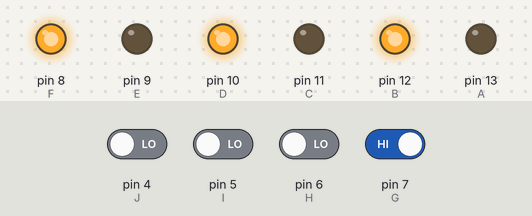
A sketch run on a simulated Arduino Uno, built with avr-gcc and run on an emulated ATmega328P. Shown: output pins drawn as LEDs (lit = HIGH). Dashed ring = blinking. The test bench sets the inputs (shaded band); at power-on: pin 7 (G) HIGH, pin 4 (J), pin 5 (I), pin 6 (H) LOW.

Above: at 3.8 s.
3.9 s: pin 6 (H) driven HIGH
At 7.4 s:
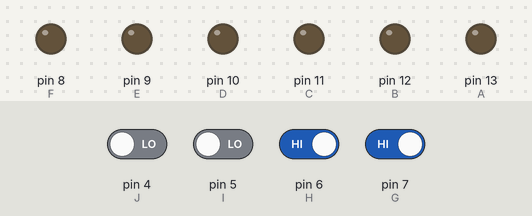
7.8 s: pin 5 (I) driven HIGH
11.3 s: pin 7 (G) driven LOW
At 13.8 s:
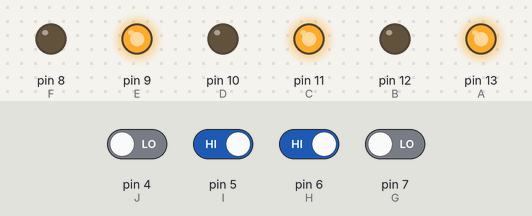
20.6 s: pin 7 (G) driven HIGH
At 21.75 s:
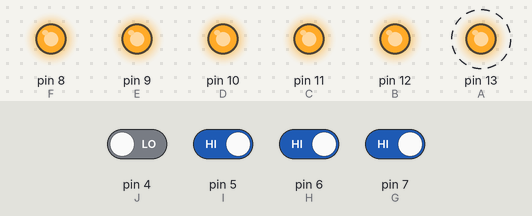
24.1 s: pin 4 (J) driven HIGH
At 24.25 s:
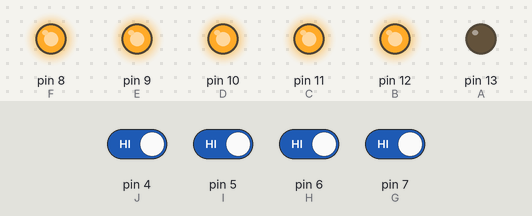
27.6 s: pin 4 (J) driven LOW
At 28.35 s:
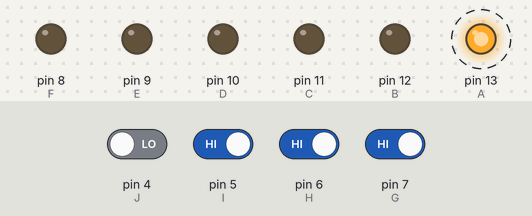
Timing chart, 0 to 32.1 s (numbered marks = the images above; inputs shaded):
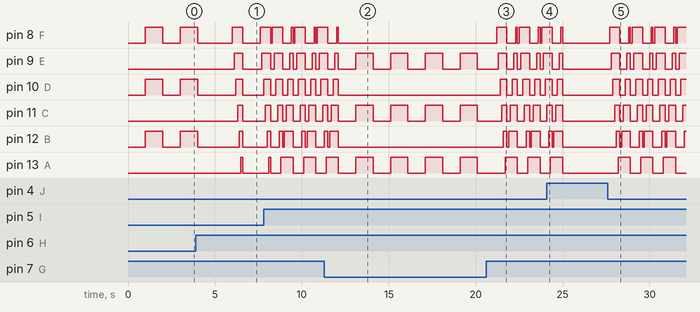

The sketch:

CuaicalA_Tarea1.ino
```cpp
/*  UNIVERSIDAD TECNICA DEL NORTE
             FICA-CITEL
         SISTEMAS EMBEBIDOS
  Nombre: Cuaical Reascos Adonis Germanico
  Fecha: 23/11/2020
Ejercicio:
Juego #1

Se usan 6 leds, de los cuales se encienden los pares por 10 ocasiones

Juego #2

Se usan 6 leds, de los cuales se encienden los impartes por 10 ocasiones

Juego #3

Se encienden secuencialmente cada uno ellos (flexible a su criterio)

Juego #4

Para esta sección se decidió encender los leds secuencialmente de izquierda a aderecha, una vez llegue al final,
regrese encendiendo y apagando los leds hasta que cambiemos el estados del switch.
*/
const int A = 13;
const int B = 12;
const int C = 11;
const int D = 10;
const int E = 9;
const int F = 8;
const int G = 7;
const int H = 6;
const int I = 5;
const int J = 4;
char  cont ;
int conta;
int k;
int contar;
int contar1;
int cont1;
int cont2;
void setup() {
  pinMode(A, OUTPUT);
  pinMode(B, OUTPUT);
  pinMode(C, OUTPUT);
  pinMode(D, OUTPUT);
  pinMode(E, OUTPUT);
  pinMode(F, OUTPUT);
  pinMode(G, INPUT);
  pinMode(H, INPUT);
  pinMode(I, INPUT);
  pinMode(J, INPUT);
}

void loop() {
  if (digitalRead(G) == LOW) {
    delay(1000);
    for (k = 0; k < 10; k++) {
      if (digitalRead(G) == HIGH) {
        k = 0;
        break;
      } else {
        digitalWrite(E, HIGH);
        digitalWrite(C, HIGH);
        digitalWrite(A, HIGH);
        delay(1000);
        digitalWrite(E, LOW);
        digitalWrite(C, LOW);
        digitalWrite(A, LOW);
        delay(1000);
      }
    }
  } else if (digitalRead(H) == LOW) {
    delay(1000);
    for (k = 0; k < 10; k++) {
      if (digitalRead(H) == HIGH) {
        k = 0;
        break;
      } else {
        digitalWrite(B, HIGH);
        digitalWrite(D, HIGH);
        digitalWrite(F, HIGH);
        delay(1000);
        digitalWrite(F, LOW);
        digitalWrite(D, LOW);
        digitalWrite(B, LOW);
        delay(1000);
      }
    }
  }
  else if (digitalRead(I) == LOW) {
    delay(1000);

    for (conta = 13; conta > 7; conta--) {

      switch (conta) {
        case 8:
          cont = A;
          break;
        case 9:
          cont = B;
          break;
        case 10:
          cont = C;
          break;
        case 11:
          cont = D;
          break;
        case 12:
          cont = E;
          break;
        case 13:
          cont = F;
          break;
      }

      digitalWrite(cont, HIGH);
      delay(100);
      if (digitalRead(A) == HIGH) {
        conta = 13;
        digitalWrite(A, LOW);
        digitalWrite(B, LOW);
        digitalWrite(C, LOW);
        digitalWrite(D, LOW);
        digitalWrite(E, LOW);
        digitalWrite(F, LOW);

        break;
      }
    }


  }
  else if (digitalRead(J) == LOW) {
    delay(100);

    for (contar = 13; contar > 7; contar--) {

      switch (contar) {
        case 8:
          cont1 = A;
          break;
        case 9:
          cont1 = B;
          break;
        case 10:
          cont1 = C;
          break;
        case 11:
          cont1 = D;
          break;
        case 12:
          cont1 = E;
          break;
        case 13:
          cont1 = F;
          break;
      }

      digitalWrite(cont1, HIGH);
      delay(100);

    }
    digitalWrite(A, LOW);
    digitalWrite(B, LOW);
    digitalWrite(C, LOW);
    digitalWrite(D, LOW);
    digitalWrite(E, LOW);
    digitalWrite(F, LOW);
    for (contar1 = 8; contar1 < 14; contar1++) {

      switch (contar1) {
        case 8:
          cont2 = A;
          break;
        case 9:
          cont2 = B;
          break;
        case 10:
          cont2 = C;
          break;
        case 11:
          cont2 = D;
          break;
        case 12:
          cont2 = E;
          break;
        case 13:
          cont2 = F;
          break;
      }

      digitalWrite(cont2, HIGH);
      delay(100);

    }
    digitalWrite(A, LOW);
    digitalWrite(B, LOW);
    digitalWrite(C, LOW);
    digitalWrite(D, LOW);
    digitalWrite(E, LOW);
    digitalWrite(F, LOW);


  }


}
```

Measured:
- after the input at 3.9 s, pin 9 (E): LOW → HIGH after 2.2 s, → LOW 0.50 s later, → HIGH 1.1 s later; pin 11 (C): LOW → HIGH after 2.4 s, → LOW 0.30 s later; pin 13 (A): LOW → HIGH after 2.6 s, → LOW 0.10 s later
- after the input at 11.3 s, pin 8 (F), pin 10 (D), pin 12 (B): goes on until 12.1 s, then stays LOW
- after the input at 20.6 s, pin 8 (F): LOW → HIGH after 0.60 s, → LOW 0.60 s later, → HIGH 0.50 s later, → LOW 0.10 s later, … (9 changes in this stretch); pin 10 (D): LOW → HIGH after 0.80 s, → LOW 0.40 s later, → HIGH 0.30 s later, → LOW 0.30 s later, … (9 changes in this stretch)
- after the input at 24.1 s, pin 8 (F), pin 9 (E), pin 10 (D), pin 11 (C), pin 12 (B), pin 13 (A): goes on until 25.0 s, then stays LOW
- after the input at 27.6 s, pin 8 (F): LOW → HIGH after 0.10 s, then repeats every 1.3 s: LOW 0.50 s, HIGH 0.10 s, LOW 0.10 s, HIGH 0.60 s; pin 9 (E): LOW → HIGH after 0.20 s, then repeats every 1.3 s: LOW 0.40 s, HIGH 0.20 s, LOW 0.20 s, HIGH 0.50 s
